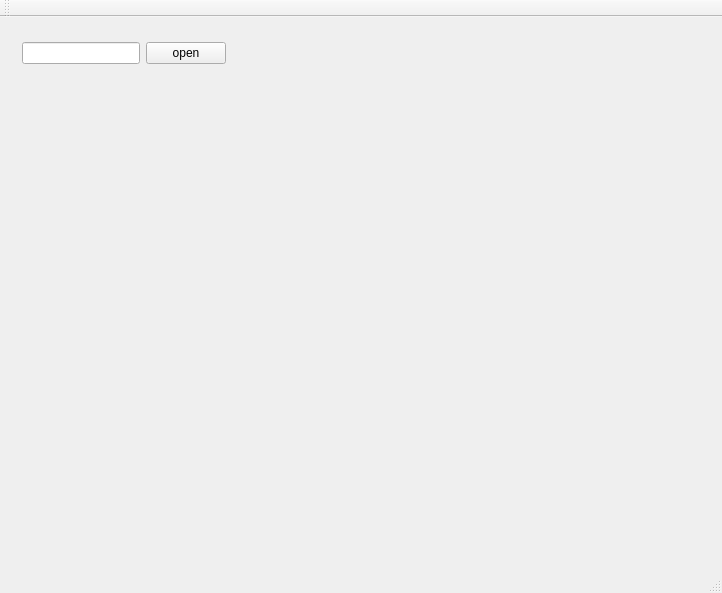
<?xml version="1.0" encoding="UTF-8"?>
<ui version="4.0">
 <class>MainWindow</class>
 <widget class="QMainWindow" name="MainWindow">
  <property name="geometry">
   <rect>
    <x>0</x>
    <y>0</y>
    <width>722</width>
    <height>593</height>
   </rect>
  </property>
  <property name="windowTitle">
   <string>MainWindow</string>
  </property>
  <widget class="QWidget" name="centralWidget">
   <layout class="QGridLayout" name="gridLayout">
    <item row="0" column="0">
     <widget class="QWidget" name="widget_text" native="true">
      <property name="maximumSize">
       <size>
        <width>16777215</width>
        <height>50</height>
       </size>
      </property>
      <layout class="QHBoxLayout" name="horizontalLayout">
       <item>
        <widget class="QLineEdit" name="lineEdit_url"/>
       </item>
       <item>
        <widget class="QPushButton" name="pushButton_open">
         <property name="text">
          <string>open</string>
         </property>
        </widget>
       </item>
       <item>
        <spacer name="horizontalSpacer_4">
         <property name="orientation">
          <enum>Qt::Horizontal</enum>
         </property>
         <property name="sizeHint" stdset="0">
          <size>
           <width>40</width>
           <height>20</height>
          </size>
         </property>
        </spacer>
       </item>
       <item>
        <spacer name="horizontalSpacer_3">
         <property name="orientation">
          <enum>Qt::Horizontal</enum>
         </property>
         <property name="sizeHint" stdset="0">
          <size>
           <width>40</width>
           <height>20</height>
          </size>
         </property>
        </spacer>
       </item>
       <item>
        <spacer name="horizontalSpacer_2">
         <property name="orientation">
          <enum>Qt::Horizontal</enum>
         </property>
         <property name="sizeHint" stdset="0">
          <size>
           <width>40</width>
           <height>20</height>
          </size>
         </property>
        </spacer>
       </item>
       <item>
        <spacer name="horizontalSpacer">
         <property name="orientation">
          <enum>Qt::Horizontal</enum>
         </property>
         <property name="sizeHint" stdset="0">
          <size>
           <width>40</width>
           <height>20</height>
          </size>
         </property>
        </spacer>
       </item>
      </layout>
     </widget>
    </item>
    <item row="1" column="0">
     <widget class="QWidget" name="widget_video" native="true"/>
    </item>
   </layout>
  </widget>
  <widget class="QMenuBar" name="menuBar">
   <property name="geometry">
    <rect>
     <x>0</x>
     <y>0</y>
     <width>722</width>
     <height>25</height>
    </rect>
   </property>
  </widget>
  <widget class="QToolBar" name="mainToolBar">
   <attribute name="toolBarArea">
    <enum>TopToolBarArea</enum>
   </attribute>
   <attribute name="toolBarBreak">
    <bool>false</bool>
   </attribute>
  </widget>
  <widget class="QStatusBar" name="statusBar"/>
 </widget>
 <layoutdefault spacing="6" margin="11"/>
 <resources/>
 <connections/>
</ui>
